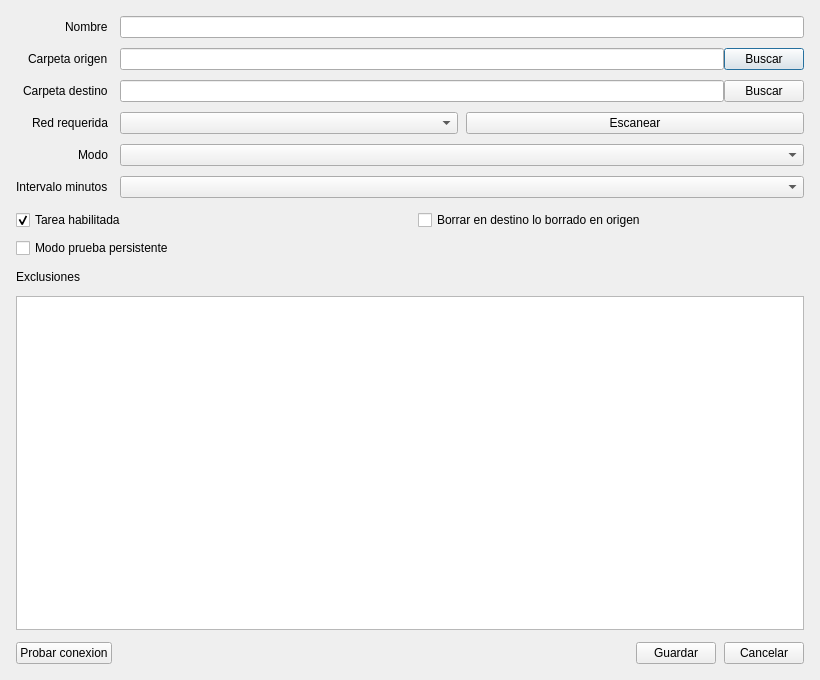
<?xml version="1.0" encoding="UTF-8"?>
<ui version="4.0">
 <class>TaskDialog</class>
 <widget class="QDialog" name="TaskDialog">
  <property name="geometry"><rect><x>0</x><y>0</y><width>820</width><height>680</height></rect></property>
  <property name="minimumSize"><size><width>720</width><height>620</height></size></property>
  <property name="windowTitle"><string>Tarea de backup</string></property>
  <layout class="QVBoxLayout" name="verticalLayout">
   <property name="leftMargin"><number>16</number></property>
   <property name="topMargin"><number>16</number></property>
   <property name="rightMargin"><number>16</number></property>
   <property name="bottomMargin"><number>16</number></property>
   <property name="spacing"><number>12</number></property>
   <item>
    <layout class="QFormLayout" name="formLayout">
     <property name="horizontalSpacing"><number>12</number></property>
     <property name="verticalSpacing"><number>10</number></property>
     <property name="labelAlignment"><set>Qt::AlignRight|Qt::AlignTrailing|Qt::AlignVCenter</set></property>
     <item row="0" column="0"><widget class="QLabel" name="nameLabel"><property name="text"><string>Nombre</string></property></widget></item>
     <item row="0" column="1"><widget class="QLineEdit" name="nameEdit"/></item>
     <item row="1" column="0"><widget class="QLabel" name="sourceLabel"><property name="text"><string>Carpeta origen</string></property></widget></item>
     <item row="1" column="1">
      <layout class="QHBoxLayout" name="sourceLayout">
       <item><widget class="QLineEdit" name="sourceEdit"/></item>
       <item><widget class="QPushButton" name="browseSourceButton"><property name="text"><string>Buscar</string></property></widget></item>
      </layout>
     </item>
     <item row="2" column="0"><widget class="QLabel" name="destinationLabel"><property name="text"><string>Carpeta destino</string></property></widget></item>
     <item row="2" column="1">
      <layout class="QHBoxLayout" name="destinationLayout">
       <item><widget class="QLineEdit" name="destinationEdit"/></item>
       <item><widget class="QPushButton" name="browseDestinationButton"><property name="text"><string>Buscar</string></property></widget></item>
      </layout>
     </item>
     <item row="3" column="0"><widget class="QLabel" name="networkLabel"><property name="text"><string>Red requerida</string></property></widget></item>
     <item row="3" column="1">
      <layout class="QHBoxLayout" name="networkLayout">
       <property name="spacing"><number>8</number></property>
       <item><widget class="QComboBox" name="networkCombo"><property name="editable"><bool>false</bool></property></widget></item>
       <item><widget class="QPushButton" name="refreshNetworksButton"><property name="text"><string>Escanear</string></property></widget></item>
      </layout>
     </item>
     <item row="4" column="0"><widget class="QLabel" name="modeLabel"><property name="text"><string>Modo</string></property></widget></item>
     <item row="4" column="1"><widget class="QComboBox" name="modeCombo"/></item>
     <item row="5" column="0"><widget class="QLabel" name="intervalLabel"><property name="text"><string>Intervalo minutos</string></property></widget></item>
     <item row="5" column="1"><widget class="QComboBox" name="intervalCombo"/></item>
    </layout>
   </item>
   <item>
    <layout class="QGridLayout" name="checksLayout">
     <property name="horizontalSpacing"><number>16</number></property>
     <property name="verticalSpacing"><number>8</number></property>
     <item row="0" column="0"><widget class="QCheckBox" name="enabledCheck"><property name="text"><string>Tarea habilitada</string></property><property name="checked"><bool>true</bool></property></widget></item>
     <item row="0" column="1"><widget class="QCheckBox" name="mirrorDeleteCheck"><property name="text"><string>Borrar en destino lo borrado en origen</string></property></widget></item>
     <item row="1" column="0"><widget class="QCheckBox" name="dryRunCheck"><property name="text"><string>Modo prueba persistente</string></property></widget></item>
    </layout>
   </item>
   <item><widget class="QLabel" name="exclusionsLabel"><property name="text"><string>Exclusiones</string></property></widget></item>
   <item>
    <widget class="QPlainTextEdit" name="exclusionsEdit">
     <property name="minimumSize"><size><width>0</width><height>120</height></size></property>
    </widget>
   </item>
   <item>
    <layout class="QHBoxLayout" name="buttonLayout">
     <property name="spacing"><number>8</number></property>
     <item><widget class="QPushButton" name="testConnectionButton"><property name="text"><string>Probar conexion</string></property></widget></item>
     <item><spacer name="buttonSpacer"><property name="orientation"><enum>Qt::Horizontal</enum></property><property name="sizeHint" stdset="0"><size><width>40</width><height>20</height></size></property></spacer></item>
     <item><widget class="QPushButton" name="saveButton"><property name="text"><string>Guardar</string></property></widget></item>
     <item><widget class="QPushButton" name="cancelButton"><property name="text"><string>Cancelar</string></property></widget></item>
    </layout>
   </item>
  </layout>
 </widget>
 <resources/>
 <connections/>
</ui>
